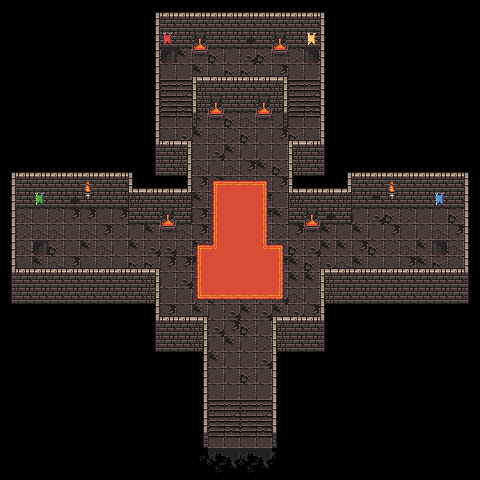

This game map was drawn from its Tiled (.tmx) file and the tilesets committed beside it. A one-line description and the trimmed map source follow:
An orthogonal 30x30 tile map with 16x16 px tiles, 3 tile layers (back, back_over, over) and 234 objects.

<map version="1.10" tiledversion="1.10.2" orientation="orthogonal" renderorder="right-down" width="30" height="30" tilewidth="16" tileheight="16" infinite="0" nextlayerid="5" nextobjectid="1184">
 <tileset firstgid="1" name="tileset" tilewidth="16" tileheight="16" tilecount="2880" columns="64">
  <image source="tileset.png" width="1024" height="720" />
  <tile id="64">
   <animation>
    <frame tileid="64" duration="200" />
    <frame tileid="69" duration="200" />
    <frame tileid="70" duration="200" />
   </animation>
  </tile>
  <tile id="128">
   <animation>
    <frame tileid="128" duration="200" />
    <frame tileid="133" duration="200" />
    <frame tileid="134" duration="200" />
   </animation>
  </tile>
  <tile id="192">
   <animation>
    <frame tileid="192" duration="150" />
    <frame tileid="197" duration="150" />
    <frame tileid="198" duration="150" />
   </animation>
  </tile>
  <tile id="256">
   <animation>
    <frame tileid="256" duration="150" />
    <frame tileid="261" duration="150" />
    <frame tileid="262" duration="150" />
   </animation>
  </tile>
  <tile id="1508">
   <animation>
    <frame tileid="1508" duration="150" />
    <frame tileid="1509" duration="150" />
    <frame tileid="1510" duration="150" />
    <frame tileid="1511" duration="150" />
    <frame tileid="1512" duration="150" />
    <frame tileid="1513" duration="150" />
    <frame tileid="1514" duration="150" />
    <frame tileid="1515" duration="150" />
   </animation>
  </tile>
 </tileset>
 <layer id="1" name="back" width="30" height="30">
  <data>[900 cells, 272 non-empty, 31 distinct tile ids]</data>
 </layer>
 <layer id="2" name="back_over" width="30" height="30">
  <data>[900 cells, 62 non-empty, 21 distinct tile ids]</data>
 </layer>
 <layer id="3" name="over" width="30" height="30">
  <data>[900 cells, 218 non-empty, 17 distinct tile ids]</data>
 </layer>
 <objectgroup id="4" name="wall">
  <object id="587" x="192" y="416" width="16" height="16" />
  <object id="589" x="208" y="448" width="16" height="16" />
  <object id="590" x="224" y="448" width="16" height="16" />
  <object id="591" x="240" y="448" width="16" height="16" />
  <object id="592" x="256" y="448" width="16" height="16" />
  <object id="593" x="192" y="432" width="16" height="16" />
  <object id="599" x="272" y="416" width="16" height="16" />
  <object id="601" x="272" y="432" width="16" height="16" />
  <object id="780" x="272" y="448" width="16" height="16" />
  <object id="781" x="192" y="448" width="16" height="16" />
  <object id="782" x="208" y="464" width="16" height="16" />
  <object id="783" x="224" y="464" width="16" height="16" />
  <object id="784" x="240" y="464" width="16" height="16" />
  <object id="785" x="256" y="464" width="16" height="16" />
  <object id="832" x="272" y="368" width="16" height="16" />
  <object id="833" x="272" y="384" width="16" height="16" />
  <object id="834" x="272" y="400" width="16" height="16" />
  <object id="835" x="272" y="320" width="16" height="16" />
  <object id="836" x="272" y="336" width="16" height="16" />
  <object id="837" x="272" y="352" width="16" height="16" />
  <object id="838" x="320" y="288" width="16" height="16" />
  <object id="839" x="320" y="304" width="16" height="16" />
  <object id="840" x="320" y="320" width="16" height="16" />
  <object id="841" x="464" y="240" width="16" height="16" />
  <object id="842" x="464" y="256" width="16" height="16" />
  <object id="843" x="464" y="272" width="16" height="16" />
  <object id="845" x="464" y="208" width="16" height="16" />
  <object id="846" x="464" y="224" width="16" height="16" />
  <object id="891" x="336" y="176" width="16" height="16" />
  <object id="892" x="336" y="192" width="16" height="16" />
  <object id="893" x="352" y="176" width="16" height="16" />
  <object id="894" x="352" y="192" width="16" height="16" />
  <object id="895" x="368" y="176" width="16" height="16" />
  <object id="896" x="368" y="192" width="16" height="16" />
  <object id="897" x="384" y="176" width="16" height="16" />
  <object id="898" x="384" y="192" width="16" height="16" />
  <object id="899" x="400" y="176" width="16" height="16" />
  <object id="900" x="400" y="192" width="16" height="16" />
  <object id="901" x="416" y="176" width="16" height="16" />
  <object id="902" x="416" y="192" width="16" height="16" />
  <object id="903" x="432" y="176" width="16" height="16" />
  <object id="904" x="432" y="192" width="16" height="16" />
  <object id="905" x="448" y="176" width="16" height="16" />
  <object id="906" x="448" y="192" width="16" height="16" />
  <object id="907" x="464" y="176" width="16" height="16" />
  <object id="908" x="464" y="192" width="16" height="16" />
  <object id="910" x="320" y="272" width="16" height="16" />
  <object id="912" x="336" y="272" width="16" height="16" />
  <object id="914" x="352" y="272" width="16" height="16" />
  <object id="916" x="368" y="272" width="16" height="16" />
  <object id="918" x="384" y="272" width="16" height="16" />
  <object id="926" x="448" y="272" width="16" height="16" />
  <object id="927" x="288" y="320" width="16" height="16" />
  <object id="928" x="304" y="320" width="16" height="16" />
  <object id="935" x="32" y="176" width="16" height="16" />
  <object id="936" x="32" y="192" width="16" height="16" />
  <object id="937" x="48" y="176" width="16" height="16" />
  <object id="938" x="48" y="192" width="16" height="16" />
  <object id="939" x="64" y="176" width="16" height="16" />
  <object id="940" x="64" y="192" width="16" height="16" />
  <object id="941" x="80" y="176" width="16" height="16" />
  <object id="942" x="80" y="192" width="16" height="16" />
  <object id="943" x="96" y="176" width="16" height="16" />
  <object id="944" x="96" y="192" width="16" height="16" />
  <object id="945" x="112" y="176" width="16" height="16" />
  <object id="946" x="112" y="192" width="16" height="16" />
  <object id="947" x="128" y="176" width="16" height="16" />
  <object id="948" x="128" y="192" width="16" height="16" />
  <object id="949" x="16" y="176" width="16" height="16" />
  <object id="950" x="16" y="192" width="16" height="16" />
  <object id="951" x="0" y="176" width="16" height="16" />
  <object id="952" x="0" y="192" width="16" height="16" />
  <object id="953" x="0" y="208" width="16" height="16" />
  <object id="954" x="0" y="224" width="16" height="16" />
  <object id="955" x="0" y="240" width="16" height="16" />
  <object id="956" x="0" y="256" width="16" height="16" />
  <object id="957" x="16" y="272" width="16" height="16" />
  <object id="959" x="0" y="272" width="16" height="16" />
  <object id="960" x="144" y="272" width="16" height="16" />
  <object id="961" x="32" y="272" width="16" height="16" />
  <object id="962" x="48" y="272" width="16" height="16" />
  <object id="963" x="64" y="272" width="16" height="16" />
  <object id="964" x="80" y="272" width="16" height="16" />
  <object id="965" x="96" y="272" width="16" height="16" />
  <object id="966" x="112" y="272" width="16" height="16" />
  <object id="967" x="128" y="272" width="16" height="16" />
  <object id="968" x="144" y="288" width="16" height="16" />
  <object id="969" x="144" y="304" width="16" height="16" />
  <object id="970" x="144" y="320" width="16" height="16" />
  <object id="971" x="160" y="320" width="16" height="16" />
  <object id="972" x="176" y="320" width="16" height="16" />
  <object id="973" x="192" y="368" width="16" height="16" />
  <object id="974" x="192" y="384" width="16" height="16" />
  <object id="975" x="192" y="320" width="16" height="16" />
  <object id="976" x="192" y="336" width="16" height="16" />
  <object id="977" x="192" y="352" width="16" height="16" />
  <object id="978" x="192" y="400" width="16" height="16" />
  </objectgroup>
</map>
<!-- 137 of 234 objects omitted -->
